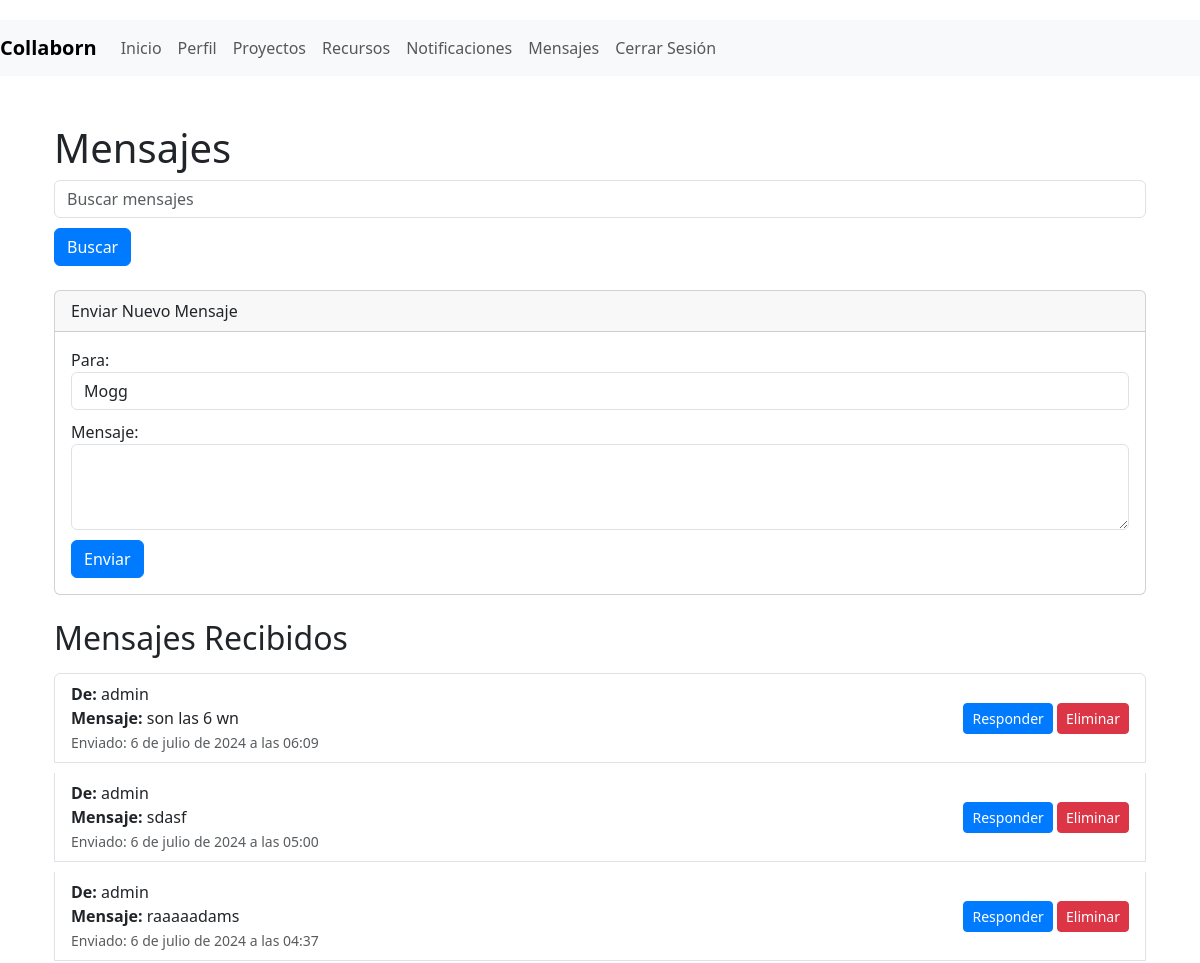
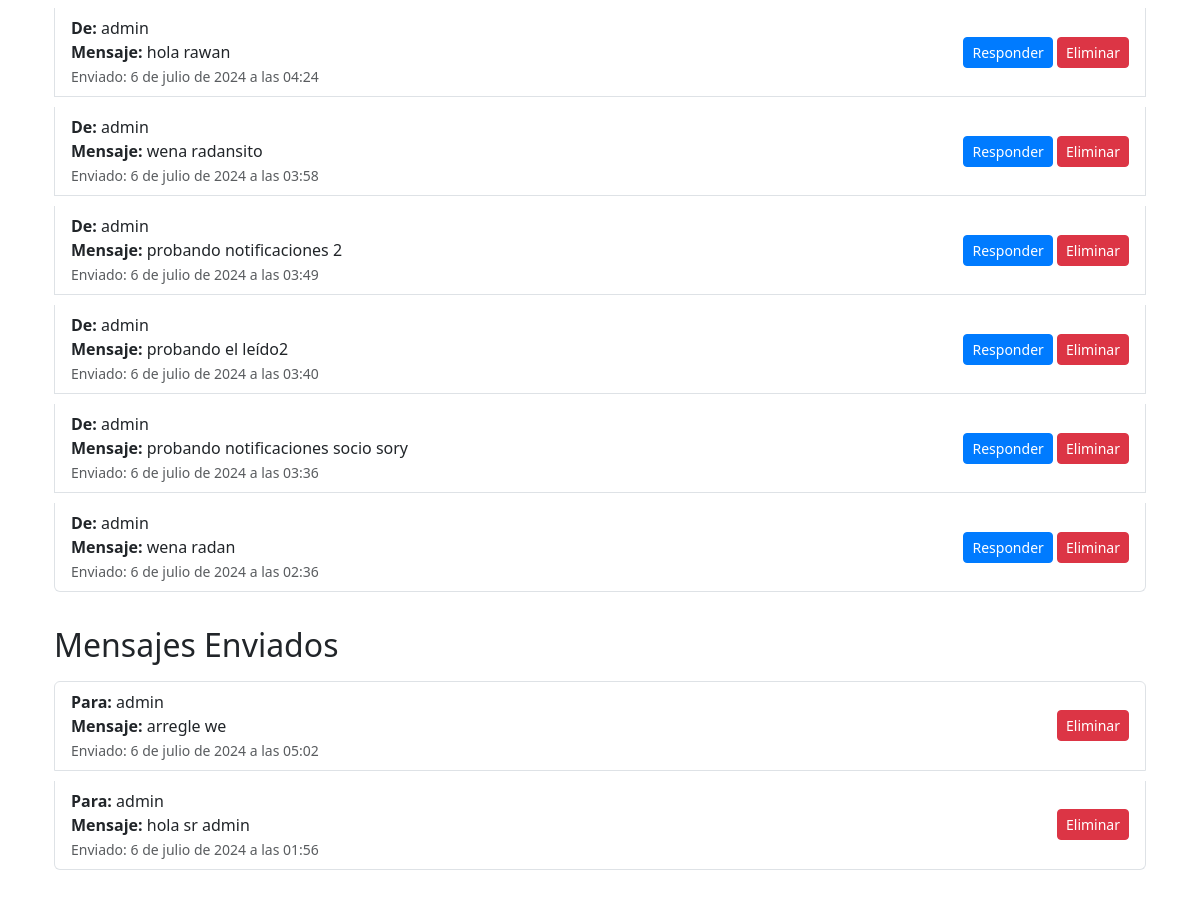
The page /mensajes/ (signed in) on the database as committed earlier (2 pictures, top to bottom).
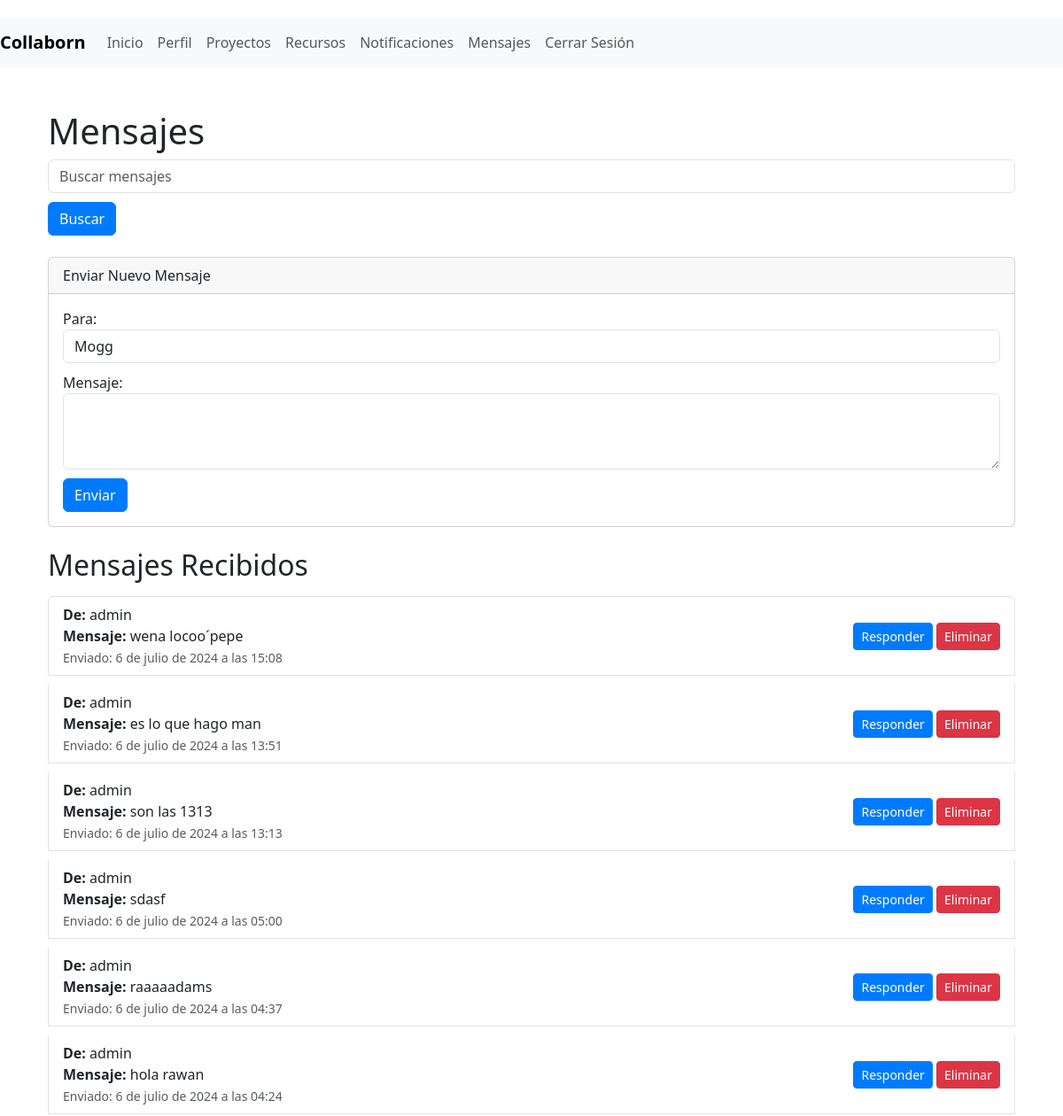
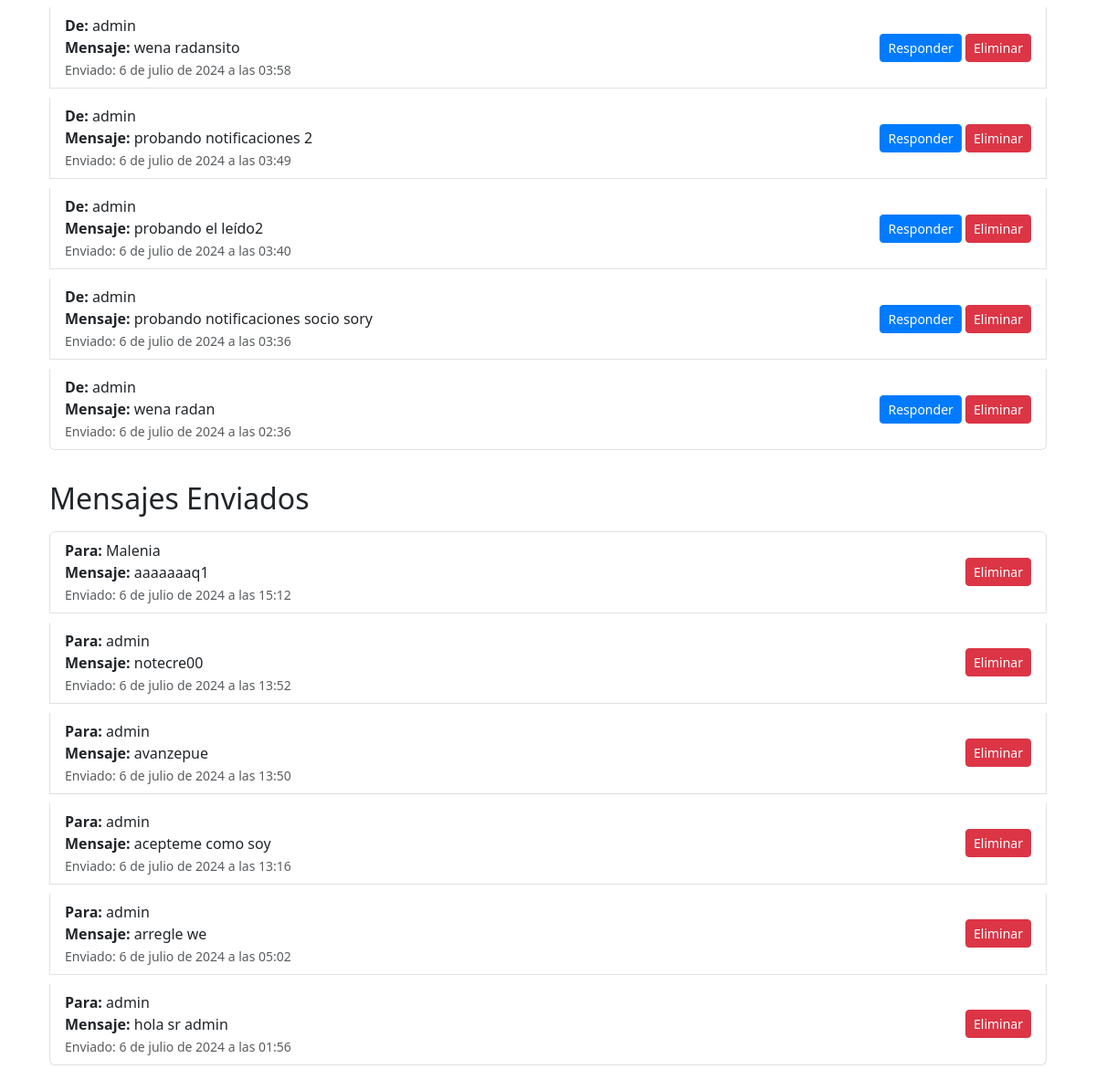
The same page on the database as committed later (2 pictures, top to bottom).
### myapp/models.py (models this page shows, shortened)
class Mensaje(models.Model):
    emisor = models.ForeignKey(User, related_name='mensajes_enviados', on_delete=models.CASCADE)
    receptor = models.ForeignKey(User, related_name='mensajes_recibidos', on_delete=models.CASCADE)
    contenido = models.TextField()
    fecha_envio = models.DateTimeField(auto_now_add=True)
    leido = models.BooleanField(default=False)

### myapp/views.py (the view)
# urls.py: path('mensajes/', views.listar_mensajes, name='listar_mensajes'),
@login_required
def listar_mensajes(request):
    query = request.GET.get('q')
    if query:
        mensajes_recibidos = Mensaje.objects.filter(receptor=request.user, contenido__icontains=query).order_by('-fecha_envio')
        mensajes_enviados = Mensaje.objects.filter(emisor=request.user, contenido__icontains=query).order_by('-fecha_envio')
    else:
        mensajes_recibidos = Mensaje.objects.filter(receptor=request.user).order_by('-fecha_envio')
        mensajes_enviados = Mensaje.objects.filter(emisor=request.user).order_by('-fecha_envio')
    mensajes_recibidos.update(leido=True)
    return render(request, 'myapp/listar_mensajes.html', {
        'mensajes_recibidos': mensajes_recibidos,
        'mensajes_enviados': mensajes_enviados,
        'users': User.objects.exclude(id=request.user.id),
        'query': query
    })

### myapp/templates/myapp/listar_mensajes.html (shortened to what this page needs)
{% extends 'myapp/base.html' %}
{% block content %}
<div class="container mt-5">
    <h1>Mensajes</h1>
    <form method="get" class="form-inline mb-4">
        <input type="text" name="q" class="form-control mr-2" placeholder="Buscar mensajes" value="{{ query|default:'' }}">
        <button type="submit" class="btn btn-primary">Buscar</button>
    </form>
    <div class="card mb-4">
        <div class="card-header">
            Enviar Nuevo Mensaje
        </div>
        <div class="card-body">
            <form method="post" action="{% url 'enviar_mensaje' %}">
                <div class="form-group">
                    <label for="receptor">Para:</label>
                    <select name="receptor" id="receptor" class="form-control">
                        {% for user in users %}
                        <option value="{{ user.id }}">{{ user.username }}</option>
                        {% endfor %}
                    </select>
                </div>
                <div class="form-group">
                    <label for="contenido">Mensaje:</label>
                    <textarea name="contenido" id="contenido" class="form-control" rows="3" required></textarea>
                </div>
                <button type="submit" class="btn btn-primary">Enviar</button>
            </form>
        </div>
    </div>
    <h2 class="mb-3">Mensajes Recibidos</h2>
    {% if mensajes_recibidos %}
    <div class="list-group mb-4">
        {% for mensaje in mensajes_recibidos %}
        <div class="list-group-item {% if not mensaje.leido %}font-weight-bold{% endif %}">
            <div class="d-flex justify-content-between align-items-center">
                <div>
                    <strong>De:</strong> {{ mensaje.emisor.username }}<br>
                    <strong>Mensaje:</strong> {{ mensaje.contenido }}<br>
                    <small class="text-muted">Enviado: {{ mensaje.fecha_envio }}</small>
                </div>
                <div>
                    <a href="#" class="btn btn-sm btn-primary responder-btn" data-emisor-id="{{ mensaje.emisor.id }}">Responder</a>
                    <button type="button" class="btn btn-sm btn-danger" data-toggle="modal" data-target="#confirmDeleteModal" data-mensaje-id="{{ mensaje.id }}">Eliminar</button>
                </div>
            </div>
        </div>
        {% endfor %}
    </div>
    {% else %}
    <div class="alert alert-info">No tienes mensajes recibidos.</div>
    {% endif %}
    <h2 class="mb-3">Mensajes Enviados</h2>
    {% if mensajes_enviados %}
    <div class="list-group mb-4">
        {% for mensaje in mensajes_enviados %}
        <div class="list-group-item">
            <div class="d-flex justify-content-between align-items-center">
                <div>
                    <strong>Para:</strong> {{ mensaje.receptor.username }}<br>
                    <strong>Mensaje:</strong> {{ mensaje.contenido }}<br>
                    <small class="text-muted">Enviado: {{ mensaje.fecha_envio }}</small>
                </div>
                <div>
                    <button type="button" class="btn btn-sm btn-danger" data-toggle="modal" data-target="#confirmDeleteModal" data-mensaje-id="{{ mensaje.id }}">Eliminar</button>
                </div>
            </div>
        </div>
        {% endfor %}
    </div>
    {% else %}
    <div class="alert alert-info">No has enviado mensajes.</div>
    {% endif %}
</div>
{% endblock %}

### myapp/templates/myapp/base.html (shortened to what this page needs)
<!DOCTYPE html>
<html lang="es">
<head>
    {% load static %}
    <link rel="stylesheet" href="{% static 'css/bootstrap.min.css' %}">
    <link rel="stylesheet" href="{% static 'css/style.css' %}">
    <link rel="stylesheet" href="https://cdnjs.cloudflare.com/ajax/libs/bootstrap-datepicker/1.9.0/css/bootstrap-datepicker.min.css">
</head>
<body>
    {% if user.is_authenticated %}
    <header>
        <nav class="navbar navbar-expand-lg navbar-light bg-light">
            <a class="navbar-brand" href="{% url 'index' %}">Collaborn</a>
            <div class="collapse navbar-collapse" id="navbarNav">
                <ul class="navbar-nav">
                    <li class="nav-item"><a class="nav-link" href="{% url 'index' %}">Inicio</a></li>
                    <li class="nav-item"><a class="nav-link" href="{% url 'ver_perfil' %}">Perfil</a></li>
                    <li class="nav-item"><a class="nav-link" href="{% url 'proyecto_list' %}">Proyectos</a></li>
                    <li class="nav-item"><a class="nav-link" href="{% url 'listar_recursos' %}">Recursos</a></li>
                    <li class="nav-item">
                        <a class="nav-link" href="{% url 'listar_notificaciones' %}">
                            Notificaciones
                        </a>
                    </li>
                    <li class="nav-item">
                        <a class="nav-link" href="{% url 'listar_mensajes' %}">
                            Mensajes
                        </a>
                    </li>
                    <li class="nav-item">
                        <form method="post" action="{% url 'logout' %}">
                            <button type="submit" class="btn btn-link nav-link">Cerrar Sesión</button>
                        </form>
                    </li>
                </ul>
            </div>
        </nav>
    </header>
    {% endif %}
    <main class="container">
        {% block content %}{% endblock %}
    </main>
</body>
</html>

### myapp/static/css/style.css (style rules this page uses)
body { padding-top: 20px; }
.navbar-brand { font-weight: bold; }
.btn-primary { background-color: #007bff; border-color: #007bff; }
.list-group-item { margin-bottom: 10px; }
.form-control { margin-bottom: 10px; }

Rows that differ between the two databases and show on the page:
removed Mensaje: emisor.username "admin", contenido "son las 6 wn", fecha_envio "6 de julio de 2024 a las 06:09", shown under "Mensajes Recibidos"
added Mensaje: emisor.username "admin", contenido "wena locoo´pepe", fecha_envio "6 de julio de 2024 a las 15:08", shown under "Mensajes Recibidos"
added Mensaje: emisor.username "admin", contenido "es lo que hago man", fecha_envio "6 de julio de 2024 a las 13:51", shown under "Mensajes Recibidos"
added Mensaje: emisor.username "admin", contenido "son las 1313", fecha_envio "6 de julio de 2024 a las 13:13", shown under "Mensajes Recibidos"
added Mensaje: receptor.username "Malenia", contenido "aaaaaaaq1", fecha_envio "6 de julio de 2024 a las 15:12", shown under "Mensajes Enviados"
added Mensaje: receptor.username "admin", contenido "notecre00", fecha_envio "6 de julio de 2024 a las 13:52", shown under "Mensajes Enviados"
added Mensaje: receptor.username "admin", contenido "avanzepue", fecha_envio "6 de julio de 2024 a las 13:50", shown under "Mensajes Enviados"
added Mensaje: receptor.username "admin", contenido "acepteme como soy", fecha_envio "6 de julio de 2024 a las 13:16", shown under "Mensajes Enviados"
